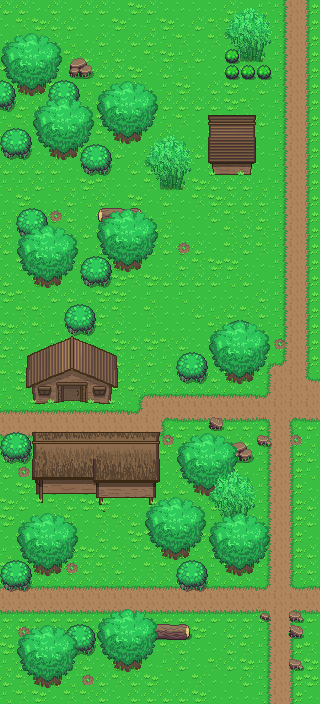

Rendered tile map (Tiled .tmx) drawn with the repository's tilesets; below, a short description and the map source with its tile grids summarised:
An orthogonal 20x44 tile map with 16x16 px tiles, 10 tile layers (base, endblocks, Cliff, Objects 1, ...), 2 tilesets.

<map version="1.0" tiledversion="1.0.2" orientation="orthogonal" renderorder="left-down" width="20" height="44" tilewidth="16" tileheight="16" nextobjectid="1">
 <tileset firstgid="1" source="../Tileset/Overworld.tsx" />
 <tileset firstgid="1729" source="../Tileset/Building.tsx" />
 <layer name="base" width="20" height="44">
  <data>[880 cells, 880 non-empty, 18 distinct tile ids]</data>
 </layer>
 <layer name="endblocks" width="20" height="44">
  <data>[880 cells, 0 non-empty, 0 distinct tile ids]</data>
 </layer>
 <layer name="Cliff" width="20" height="44">
  <data>[880 cells, 0 non-empty, 0 distinct tile ids]</data>
 </layer>
 <layer name="Objects 1" width="20" height="44">
  <data>[880 cells, 29 non-empty, 11 distinct tile ids]</data>
 </layer>
 <layer name="Plants 1" width="20" height="44">
  <data>[880 cells, 100 non-empty, 9 distinct tile ids]</data>
 </layer>
 <layer name="Buildings 1" width="20" height="44">
  <data>[880 cells, 69 non-empty, 69 distinct tile ids]</data>
 </layer>
 <layer name="Buildings 2" width="20" height="44">
  <data>[880 cells, 0 non-empty, 0 distinct tile ids]</data>
 </layer>
 <layer name="Objects 2" width="20" height="44">
  <data>[880 cells, 0 non-empty, 0 distinct tile ids]</data>
 </layer>
 <layer name="Plants 2" width="20" height="44">
  <data>[880 cells, 68 non-empty, 10 distinct tile ids]</data>
 </layer>
 <layer name="Above Player" width="20" height="44">
  <properties>
   <property name="unity:sortingLayerName" value="AbovePlayer" />
  </properties>
  <data>[880 cells, 131 non-empty, 31 distinct tile ids]</data>
 </layer>
</map>
